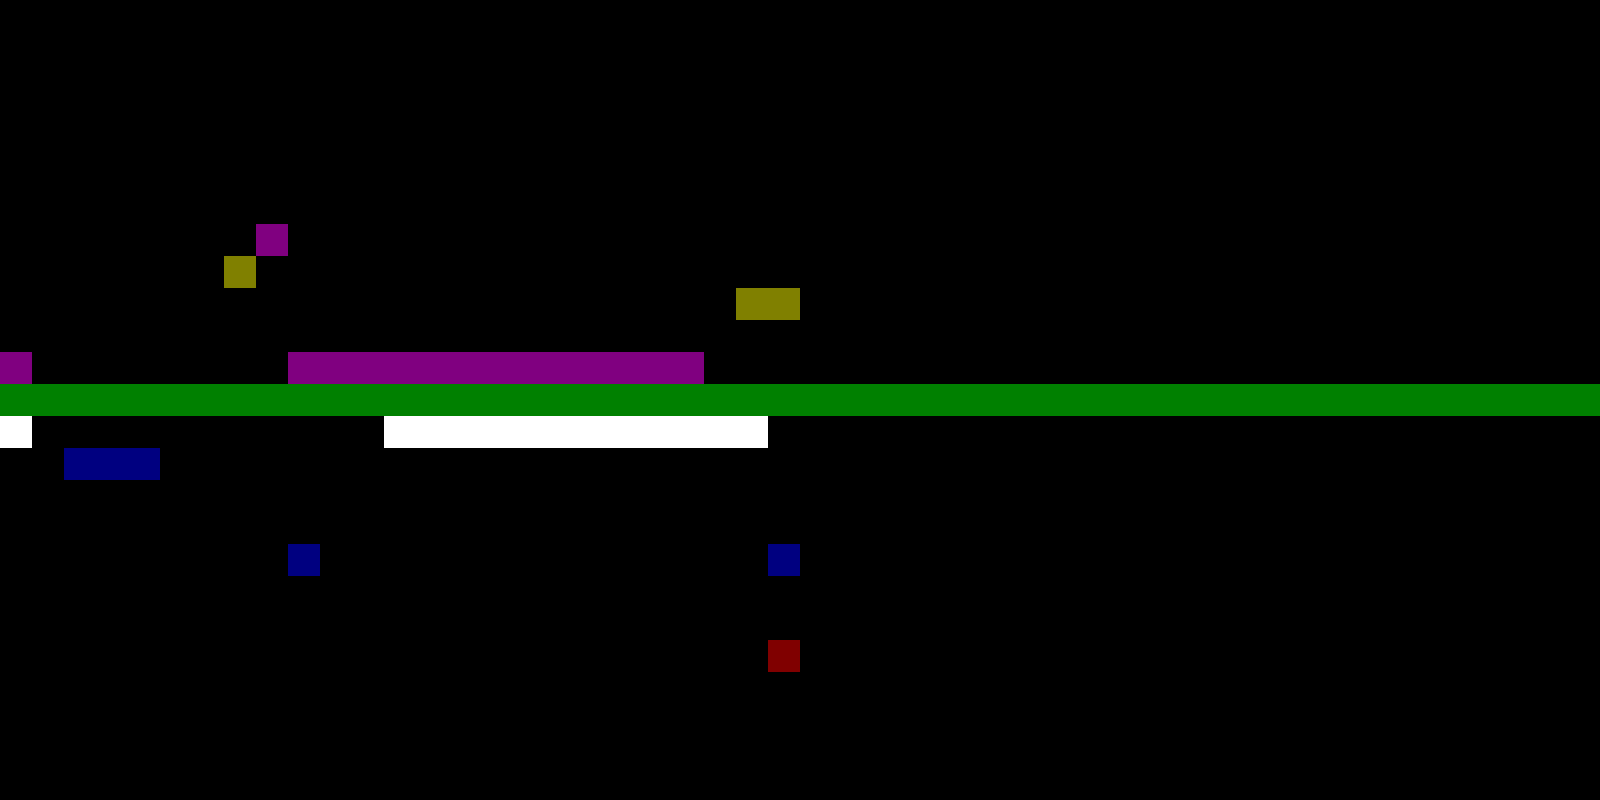

This is a level from a 2D game, rendered from its Tiled map with the project's own tilesets. A one-line summary and the map file follow, with tile-layer data summarised:
An orthogonal 50x25 tile map with 32x32 px tiles, 6 tile layers (whiteStones, blackStones, whiteSpikes, blackSpikes, ...) and 1 object.

<map version="1.0" orientation="orthogonal" width="50" height="25" tilewidth="32" tileheight="32">
 <tileset firstgid="1" name="tileset" tilewidth="32" tileheight="32">
  <image source="tileset.png" width="640" height="640" />
 </tileset>
 <layer name="whiteStones" width="50" height="25">
  <data>[1250 cells, 5 non-empty, 1 distinct tile ids]</data>
 </layer>
 <layer name="blackStones" width="50" height="25">
  <data>[1250 cells, 3 non-empty, 1 distinct tile ids]</data>
 </layer>
 <layer name="whiteSpikes" width="50" height="25">
  <data>[1250 cells, 13 non-empty, 1 distinct tile ids]</data>
 </layer>
 <layer name="blackSpikes" width="50" height="25">
  <properties>
   <property name="velocity" value="5" />
  </properties>
  <data>[1250 cells, 15 non-empty, 1 distinct tile ids]</data>
 </layer>
 <layer name="split" width="50" height="25">
  <data>[1250 cells, 50 non-empty, 1 distinct tile ids]</data>
 </layer>
 <objectgroup name="player" width="50" height="25">
  <object x="14" y="177">
   <ellipse />
  </object>
 </objectgroup>
 <layer name="crystal" width="50" height="25">
  <data>[1250 cells, 1 non-empty, 1 distinct tile ids]</data>
 </layer>
</map>
